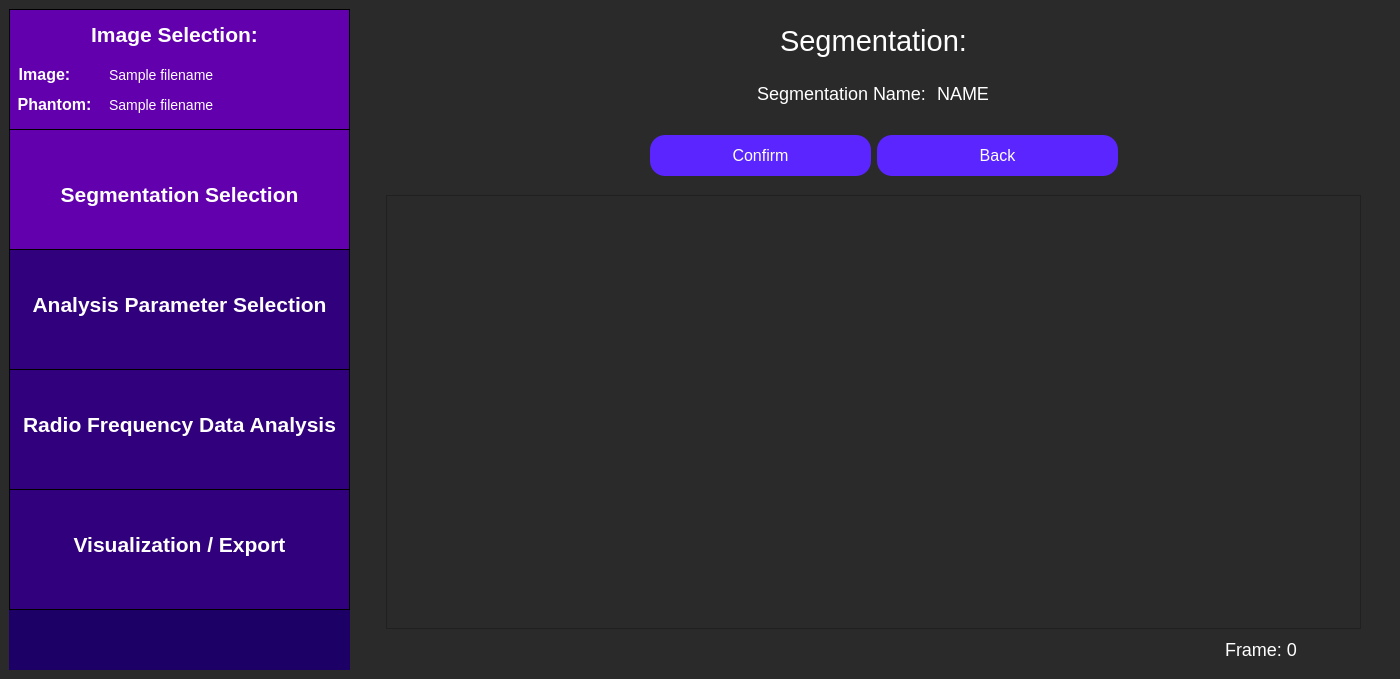
<?xml version="1.0" encoding="UTF-8"?>
<ui version="4.0">
 <class>constructRoi</class>
 <widget class="QWidget" name="constructRoi">
  <property name="minimumSize">
   <size>
    <width>1400</width>
    <height>662</height>
   </size>
  </property>
  <property name="windowTitle">
   <string>Select Region of Interest</string>
  </property>
  <property name="styleSheet">
   <string notr="true">QWidget {
	background: rgb(42, 42, 42);
}</string>
  </property>
  <layout class="QVBoxLayout" name="main_layout">
   <property name="leftMargin">
    <number>0</number>
   </property>
   <property name="topMargin">
    <number>0</number>
   </property>
   <property name="rightMargin">
    <number>0</number>
   </property>
   <property name="bottomMargin">
    <number>0</number>
   </property>
   <item>
    <widget class="QWidget" name="horizontalLayoutWidget_4">
   <layout class="QHBoxLayout" name="full_screen_layout" stretch="0,0">
    <item>
     <layout class="QVBoxLayout" name="side_bar_layout" stretch="0,0">
      <property name="spacing">
       <number>0</number>
      </property>
      <property name="sizeConstraint">
       <enum>QLayout::SetMaximumSize</enum>
      </property>
      <item>
       <widget class="QWidget" name="sidebar" native="true">
        <property name="minimumSize">
         <size>
          <width>341</width>
          <height>601</height>
         </size>
        </property>
        <property name="maximumSize">
         <size>
          <width>241</width>
          <height>601</height>
         </size>
        </property>
        <property name="toolTip">
         <string>&lt;html&gt;&lt;head/&gt;&lt;body&gt;&lt;p&gt;&lt;br/&gt;&lt;/p&gt;&lt;/body&gt;&lt;/html&gt;</string>
        </property>
        <property name="styleSheet">
         <string notr="true">QWidget {
	background-color: rgb(28, 0, 101);
}</string>
        </property>
        <widget class="QFrame" name="imageSelectionSidebar">
         <property name="geometry">
          <rect>
           <x>0</x>
           <y>0</y>
           <width>341</width>
           <height>121</height>
          </rect>
         </property>
         <property name="minimumSize">
          <size>
           <width>341</width>
           <height>121</height>
          </size>
         </property>
         <property name="maximumSize">
          <size>
           <width>341</width>
           <height>121</height>
          </size>
         </property>
         <property name="styleSheet">
          <string notr="true">QFrame {
	background-color: rgb(99, 0, 174);
	border: 1px solid black;
}</string>
         </property>
         <property name="frameShape">
          <enum>QFrame::StyledPanel</enum>
         </property>
         <property name="frameShadow">
          <enum>QFrame::Raised</enum>
         </property>
         <widget class="QLabel" name="imageSelectionLabelSidebar">
          <property name="geometry">
           <rect>
            <x>70</x>
            <y>0</y>
            <width>191</width>
            <height>51</height>
           </rect>
          </property>
          <property name="styleSheet">
           <string notr="true">QLabel {
	font-size: 21px;
	color: rgb(255, 255, 255);
	background-color: rgba(255, 255, 255, 0);
	border: 0px;
	font-weight: bold;
}</string>
          </property>
          <property name="text">
           <string>Image Selection:</string>
          </property>
          <property name="alignment">
           <set>Qt::AlignCenter</set>
          </property>
         </widget>
         <widget class="QLabel" name="imageLabel">
          <property name="geometry">
           <rect>
            <x>-60</x>
            <y>40</y>
            <width>191</width>
            <height>51</height>
           </rect>
          </property>
          <property name="styleSheet">
           <string notr="true">QLabel {
	font-size: 16px;
	color: rgb(255, 255, 255);
	background-color: rgba(255, 255, 255, 0);
	border: 0px;
	font-weight: bold;
}</string>
          </property>
          <property name="text">
           <string>Image:</string>
          </property>
          <property name="alignment">
           <set>Qt::AlignCenter</set>
          </property>
         </widget>
         <widget class="QLabel" name="phantomLabel">
          <property name="geometry">
           <rect>
            <x>-50</x>
            <y>70</y>
            <width>191</width>
            <height>51</height>
           </rect>
          </property>
          <property name="styleSheet">
           <string notr="true">QLabel {
	font-size: 16px;
	color: rgb(255, 255, 255);
	background-color: rgba(255, 255, 255, 0);
	border: 0px;
	font-weight: bold
}</string>
          </property>
          <property name="text">
           <string>Phantom:</string>
          </property>
          <property name="alignment">
           <set>Qt::AlignCenter</set>
          </property>
         </widget>
         <widget class="QLabel" name="image_path_input">
          <property name="geometry">
           <rect>
            <x>100</x>
            <y>40</y>
            <width>241</width>
            <height>51</height>
           </rect>
          </property>
          <property name="styleSheet">
           <string notr="true">QLabel {
	font-size: 14px;
	color: rgb(255, 255, 255);
	background-color: rgba(255, 255, 255, 0);
	border: 0px;
}</string>
          </property>
          <property name="text">
           <string>Sample filename </string>
          </property>
          <property name="alignment">
           <set>Qt::AlignLeading|Qt::AlignLeft|Qt::AlignVCenter</set>
          </property>
         </widget>
         <widget class="QLabel" name="phantom_path_input">
          <property name="geometry">
           <rect>
            <x>100</x>
            <y>70</y>
            <width>241</width>
            <height>51</height>
           </rect>
          </property>
          <property name="styleSheet">
           <string notr="true">QLabel {
	font-size: 14px;
	color: rgb(255, 255, 255);
	background-color: rgba(255, 255, 255, 0);
	border: 0px;
}</string>
          </property>
          <property name="text">
           <string>Sample filename </string>
          </property>
          <property name="alignment">
           <set>Qt::AlignLeading|Qt::AlignLeft|Qt::AlignVCenter</set>
          </property>
         </widget>
        </widget>
        <widget class="QFrame" name="roiSidebar">
         <property name="geometry">
          <rect>
           <x>0</x>
           <y>120</y>
           <width>341</width>
           <height>121</height>
          </rect>
         </property>
         <property name="maximumSize">
          <size>
           <width>341</width>
           <height>121</height>
          </size>
         </property>
         <property name="styleSheet">
          <string notr="true">QFrame {
	background-color: rgb(99, 0, 174);
	border: 1px solid black;
}</string>
         </property>
         <property name="frameShape">
          <enum>QFrame::StyledPanel</enum>
         </property>
         <property name="frameShadow">
          <enum>QFrame::Raised</enum>
         </property>
         <widget class="QLabel" name="roiSidebarLabel">
          <property name="geometry">
           <rect>
            <x>0</x>
            <y>40</y>
            <width>341</width>
            <height>51</height>
           </rect>
          </property>
          <property name="styleSheet">
           <string notr="true">QLabel {
	font-size: 21px;
	color: rgb(255, 255, 255);
	background-color: rgba(255, 255, 255, 0);
	border: 0px;
	font-weight: bold;
}</string>
          </property>
          <property name="text">
           <string>Segmentation Selection</string>
          </property>
          <property name="alignment">
           <set>Qt::AlignCenter</set>
          </property>
         </widget>
        </widget>
        <widget class="QFrame" name="rfAnalysisSidebar">
         <property name="geometry">
          <rect>
           <x>0</x>
           <y>360</y>
           <width>341</width>
           <height>121</height>
          </rect>
         </property>
         <property name="minimumSize">
          <size>
           <width>341</width>
           <height>121</height>
          </size>
         </property>
         <property name="maximumSize">
          <size>
           <width>341</width>
           <height>121</height>
          </size>
         </property>
         <property name="styleSheet">
          <string notr="true">QFrame {
	background-color:  rgb(49, 0, 124);
	border: 1px solid black;
}</string>
         </property>
         <property name="frameShape">
          <enum>QFrame::StyledPanel</enum>
         </property>
         <property name="frameShadow">
          <enum>QFrame::Raised</enum>
         </property>
         <widget class="QLabel" name="rfAnalysisLabel">
          <property name="geometry">
           <rect>
            <x>0</x>
            <y>30</y>
            <width>341</width>
            <height>51</height>
           </rect>
          </property>
          <property name="styleSheet">
           <string notr="true">QLabel {
	font-size: 21px;
	color: rgb(255, 255, 255);
	background-color: rgba(255, 255, 255, 0);
	border: 0px;
	font-weight: bold;
}</string>
          </property>
          <property name="text">
           <string>Radio Frequency Data Analysis</string>
          </property>
          <property name="alignment">
           <set>Qt::AlignCenter</set>
          </property>
         </widget>
        </widget>
        <widget class="QFrame" name="exportResultsSidebar">
         <property name="geometry">
          <rect>
           <x>0</x>
           <y>480</y>
           <width>341</width>
           <height>121</height>
          </rect>
         </property>
         <property name="minimumSize">
          <size>
           <width>341</width>
           <height>121</height>
          </size>
         </property>
         <property name="maximumSize">
          <size>
           <width>341</width>
           <height>121</height>
          </size>
         </property>
         <property name="styleSheet">
          <string notr="true">QFrame {
	background-color:  rgb(49, 0, 124);
	border: 1px solid black;
}</string>
         </property>
         <property name="frameShape">
          <enum>QFrame::StyledPanel</enum>
         </property>
         <property name="frameShadow">
          <enum>QFrame::Raised</enum>
         </property>
         <widget class="QLabel" name="exportResultsLabel">
          <property name="geometry">
           <rect>
            <x>20</x>
            <y>30</y>
            <width>301</width>
            <height>51</height>
           </rect>
          </property>
          <property name="styleSheet">
           <string notr="true">QLabel {
	font-size: 21px;
	color: rgb(255, 255, 255);
	background-color: rgba(255, 255, 255, 0);
	border: 0px;
	font-weight: bold;
}</string>
          </property>
          <property name="text">
           <string>Visualization / Export</string>
          </property>
          <property name="alignment">
           <set>Qt::AlignCenter</set>
          </property>
         </widget>
        </widget>
        <widget class="QFrame" name="analysisParamsSidebar">
         <property name="geometry">
          <rect>
           <x>0</x>
           <y>240</y>
           <width>341</width>
           <height>121</height>
          </rect>
         </property>
         <property name="maximumSize">
          <size>
           <width>341</width>
           <height>121</height>
          </size>
         </property>
         <property name="styleSheet">
          <string notr="true">QFrame {
	background-color: rgb(49, 0, 124);
	border: 1px solid black;
}</string>
         </property>
         <property name="frameShape">
          <enum>QFrame::StyledPanel</enum>
         </property>
         <property name="frameShadow">
          <enum>QFrame::Raised</enum>
         </property>
         <widget class="QLabel" name="analysisParamsLabel">
          <property name="geometry">
           <rect>
            <x>0</x>
            <y>30</y>
            <width>341</width>
            <height>51</height>
           </rect>
          </property>
          <property name="styleSheet">
           <string notr="true">QLabel {
	font-size: 21px;
	color: rgb(255, 255, 255);
	background-color: rgba(255, 255, 255, 0);
	border: 0px;
	font-weight:bold;
}</string>
          </property>
          <property name="text">
           <string>Analysis Parameter Selection</string>
          </property>
          <property name="alignment">
           <set>Qt::AlignCenter</set>
          </property>
         </widget>
        </widget>
       </widget>
      </item>
      <item>
       <widget class="QFrame" name="gridFrame">
        <property name="maximumSize">
         <size>
          <width>341</width>
          <height>16777215</height>
         </size>
        </property>
        <property name="styleSheet">
         <string notr="true">QFrame {
	background-color: rgb(28, 0, 101);
}</string>
        </property>
        <layout class="QGridLayout" name="backButtonGrid" rowstretch="0">
         <property name="sizeConstraint">
          <enum>QLayout::SetMinAndMaxSize</enum>
         </property>
         <property name="leftMargin">
          <number>10</number>
         </property>
         <property name="topMargin">
          <number>10</number>
         </property>
         <property name="rightMargin">
          <number>10</number>
         </property>
         <property name="bottomMargin">
          <number>10</number>
         </property>
         <item row="0" column="0">
          <spacer name="verticalSpacer">
           <property name="orientation">
            <enum>Qt::Vertical</enum>
           </property>
           <property name="sizeHint" stdset="0">
            <size>
             <width>20</width>
             <height>40</height>
            </size>
           </property>
          </spacer>
         </item>
        </layout>
       </widget>
      </item>
     </layout>
    </item>
    <item>
     <layout class="QVBoxLayout" name="confirmation_layout" stretch="1,1,0,0,0">
      <property name="spacing">
       <number>10</number>
      </property>
      <property name="leftMargin">
       <number>30</number>
      </property>
      <property name="topMargin">
       <number>10</number>
      </property>
      <property name="rightMargin">
       <number>30</number>
      </property>
      <property name="bottomMargin">
       <number>10</number>
      </property>
      <item>
       <widget class="QLabel" name="segmentation_confirmation_label">
        <property name="styleSheet">
         <string notr="true">QLabel {
	font-size: 29px;
	color: rgb(255, 255, 255);
	background-color: rgba(255, 255, 255, 0);
}</string>
        </property>
        <property name="text">
         <string>Segmentation:</string>
        </property>
        <property name="textFormat">
         <enum>Qt::AutoText</enum>
        </property>
        <property name="scaledContents">
         <bool>false</bool>
        </property>
        <property name="alignment">
         <set>Qt::AlignCenter</set>
        </property>
        <property name="wordWrap">
         <bool>true</bool>
        </property>
       </widget>
      </item>
      <item alignment="Qt::AlignHCenter|Qt::AlignVCenter">
       <widget class="QFrame" name="seg_confirmation_info">
        <property name="maximumSize">
         <size>
          <width>16777215</width>
          <height>16777215</height>
         </size>
        </property>
        <layout class="QHBoxLayout" name="horizontalLayout_7">
         <item alignment="Qt::AlignRight|Qt::AlignVCenter">
          <widget class="QLabel" name="segmentation_name_label">
           <property name="styleSheet">
            <string notr="true">QLabel {
	font-size: 18px;
	color: rgb(255, 255, 255);
	background-color: rgba(255, 255, 255, 0);
}</string>
           </property>
           <property name="text">
            <string>Segmentation Name: </string>
           </property>
           <property name="textFormat">
            <enum>Qt::AutoText</enum>
           </property>
           <property name="scaledContents">
            <bool>false</bool>
           </property>
           <property name="alignment">
            <set>Qt::AlignCenter</set>
           </property>
           <property name="wordWrap">
            <bool>false</bool>
           </property>
          </widget>
         </item>
         <item alignment="Qt::AlignLeft|Qt::AlignVCenter">
          <widget class="QLabel" name="segmentation_name_val">
           <property name="styleSheet">
            <string notr="true">QLabel {
	font-size: 18px;
	color: rgb(255, 255, 255);
	background-color: rgba(255, 255, 255, 0);
}</string>
           </property>
           <property name="text">
            <string>NAME</string>
           </property>
           <property name="textFormat">
            <enum>Qt::AutoText</enum>
           </property>
           <property name="scaledContents">
            <bool>false</bool>
           </property>
           <property name="alignment">
            <set>Qt::AlignCenter</set>
           </property>
           <property name="wordWrap">
            <bool>true</bool>
           </property>
          </widget>
         </item>
        </layout>
       </widget>
      </item>
      <item>
       <widget class="QFrame" name="seg_options_buttons">
        <property name="maximumSize">
         <size>
          <width>16777215</width>
          <height>16777215</height>
         </size>
        </property>
        <layout class="QHBoxLayout" name="horizontalLayout_10">
         <item alignment="Qt::AlignRight|Qt::AlignVCenter">
          <widget class="QPushButton" name="confirm_seg_button">
           <property name="minimumSize">
            <size>
             <width>221</width>
             <height>41</height>
            </size>
           </property>
           <property name="maximumSize">
            <size>
             <width>221</width>
             <height>41</height>
            </size>
           </property>
           <property name="styleSheet">
            <string notr="true">QPushButton {
	color: white;
	font-size: 16px;
	background: rgb(90, 37, 255);
	border-radius: 15px;
}
</string>
           </property>
           <property name="text">
            <string>Confirm</string>
           </property>
           <property name="checkable">
            <bool>true</bool>
           </property>
           <property name="checked">
            <bool>false</bool>
           </property>
          </widget>
         </item>
         <item alignment="Qt::AlignLeft|Qt::AlignVCenter">
          <widget class="QPushButton" name="back_from_confirm_button">
           <property name="minimumSize">
            <size>
             <width>241</width>
             <height>41</height>
            </size>
           </property>
           <property name="maximumSize">
            <size>
             <width>241</width>
             <height>41</height>
            </size>
           </property>
           <property name="styleSheet">
            <string notr="true">QPushButton {
	color: white;
	font-size: 16px;
	background: rgb(90, 37, 255);
	border-radius: 15px;
}
QPushButton:checked {
	color:white; 
	font-size: 16px;
	background: rgb(45, 0, 110);
	border-radius: 15px;
}
</string>
           </property>
           <property name="text">
            <string>Back</string>
           </property>
           <property name="checkable">
            <bool>false</bool>
           </property>
           <property name="checked">
            <bool>false</bool>
           </property>
          </widget>
         </item>
        </layout>
       </widget>
      </item>
      <item>
       <widget class="QFrame" name="im_display_frame">
        <property name="sizePolicy">
         <sizepolicy hsizetype="Expanding" vsizetype="Expanding">
          <horstretch>10</horstretch>
          <verstretch>10</verstretch>
         </sizepolicy>
        </property>
        <property name="minimumSize">
         <size>
          <width>501</width>
          <height>321</height>
         </size>
        </property>
        <property name="maximumSize">
         <size>
          <width>16777215</width>
          <height>16777215</height>
         </size>
        </property>
        <property name="frameShape">
         <enum>QFrame::StyledPanel</enum>
        </property>
        <property name="frameShadow">
         <enum>QFrame::Raised</enum>
        </property>
       </widget>
      </item>
      <item alignment="Qt::AlignRight|Qt::AlignVCenter">
       <widget class="QLabel" name="confirmation_frame_label">
        <property name="minimumSize">
         <size>
          <width>200</width>
          <height>0</height>
         </size>
        </property>
        <property name="styleSheet">
         <string notr="true">QLabel {
	font-size: 18px;
	color: rgb(255, 255, 255);
	background-color: rgba(255, 255, 255, 0);
}</string>
        </property>
        <property name="text">
         <string>Frame: 0</string>
        </property>
        <property name="textFormat">
         <enum>Qt::AutoText</enum>
        </property>
        <property name="scaledContents">
         <bool>false</bool>
        </property>
        <property name="alignment">
         <set>Qt::AlignCenter</set>
        </property>
        <property name="wordWrap">
         <bool>true</bool>
        </property>
       </widget>
      </item>
     </layout>
    </item>
   </layout>
  </widget>
   </item>
  </layout>
 </widget>
 <resources/>
 <connections/>
</ui>
